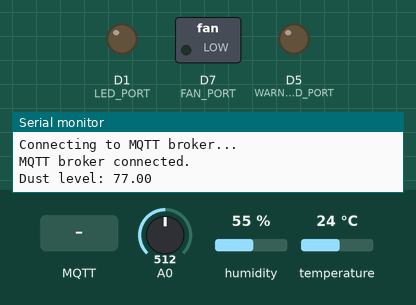
Simulated run of this sketch. Board: ESP8266 (NodeMCU). Parts: switched loads named in the sketch (green lamp = pin HIGH), output pins drawn as LEDs (lit = HIGH), the last lines printed to the serial monitor. Dashed ring = blinking. Inputs (shaded band) come from the test bench; at power-on: A0 = 512, humidity 55 %, temperature 24 °C. WiFi joins after 1.5 s; servers stay silent unless stated; random numbers use the default seed unless the sketch sets one; no MQTT or app messages arrive unless stated.

Above: at 5.2 s.
5.3 s: MQTT message "on" arrives on the first subscribed topic
At 6.4 s:
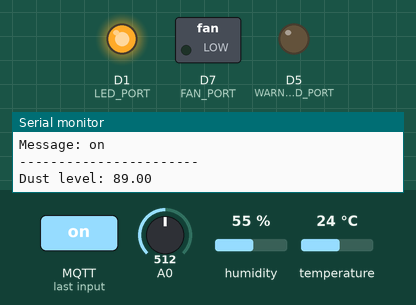
At 7.0 s:
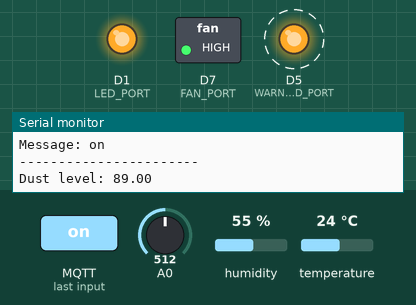
10.1 s: MQTT message "off" arrives on the first subscribed topic
14.2 s: MQTT message "1" arrives on the first subscribed topic
Timing chart, 0 to 24.3 s (numbered marks = the images above; inputs shaded):
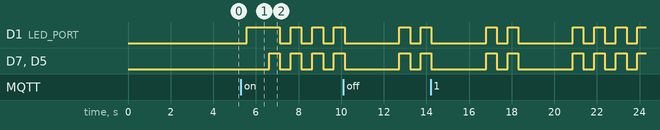

The sketch:

iot8266.ino
```cpp
#include <ESP8266WiFi.h>
#include <PubSubClient.h>
#include <DHT.h>

#define DHTTYPE DHT11
#define MIN_VALUE 25
#define MAX_VALUE 800

// Allow arduino access and manage port: sudo chmod a+rw /dev/ttyUSB0

// Devices
const char* LED_TOPIC = "esp8266/led";
const char* LED_STATE_TOPIC = "esp8266/led/state";
const int LED_PORT = D1;

const char* FAN_TOPIC = "esp8266/fan";
const char* FAN_STATE_TOPIC = "esp8266/fan/state";
const int FAN_PORT = D7;

const int WARNING_LED_PORT = D5;
const char* WARNING_LED_STATE_TOPIC = "esp8266/warning_led/state";

const char* DHT_TOPIC = "esp8266/dht";
const int DHT_PORT = D2;

// WiFi
const char *SSID = "dunglv";
const char *PASSWORD = "mmmmmmmmm";

// MQTT Broker
const char* MQTT_BROKER = "192.168.0.159";
const char* MQTT_USERNAME = "dung";
const char* MQTT_PASSWORD = "admin";
const int MQTT_PORT = 1883;

const int Analog_Pin = 0; // Analog pin A0

// Init
bool isLedOn = false;
bool isFanOn = false;
bool isWarning = false;

WiFiClient espClient;
PubSubClient mqttClient(espClient);
DHT dht(DHT_PORT, DHTTYPE);
unsigned long lastUpdate = millis();


void setup() {
    Serial.begin(9600);
    delay(2000);

    // Set LED, FAN pin as output, start DHT
    pinMode(LED_PORT, OUTPUT);
    digitalWrite(LED_PORT, LOW);
    pinMode(FAN_PORT, OUTPUT);
    digitalWrite(FAN_PORT, LOW);
    pinMode(WARNING_LED_PORT, OUTPUT);
    digitalWrite(WARNING_LED_PORT, LOW);
    dht.begin();

    // Setup connection
    setupWifiConnection();
    setupMqttBrokerConnection();
}

void loop() {
    if (!mqttClient.connected()) {
      setupMqttBrokerConnection();
    }

    if (isWarning) {
        // blink leds
        bool state = !isLedOn;
        setLedState(state);
        setFanState(state);
        setWarningLedState(state);
    }

    // handle message coming from subscribed topics
    mqttClient.loop();

    unsigned long now = millis();
    // publish data every 2 seconds
    if (now - lastUpdate >= 2000) {
        float temperature = dht.readTemperature();
        float humidity = dht.readHumidity();
        int lightSensorValue = analogRead(Analog_Pin);
        int lux = conversion(lightSensorValue);
        float dustLevel = random(70, 100);

        // update warning state
        Serial.println("Dust level: " + String(dustLevel));
        bool isNowWarning = dustLevel >= 80;
        if (!isWarning && isNowWarning) {
            isLedOn = false;
        } else if (isWarning && !isNowWarning) {
            // stop warning => reset (turn off all)
            setLedState(false);
            setFanState(false);
            setWarningLedState(false);
        }
        isWarning = isNowWarning;

        // publish sensor data
        String dhtPayload = "{\"temperature\":" + String(temperature) + ",\"humidity\":" + String(humidity) + ",\"lighting\":" + String(lux) + ",\"dustLevel\":" + String(dustLevel) + "}";
        char* buffer = new char[dhtPayload.length()+1];
        dhtPayload.toCharArray(buffer, dhtPayload.length()+1);
        mqttClient.publish(DHT_TOPIC, buffer);
        lastUpdate = now;
    }

    delay(500);
}

void setupWifiConnection() {
    WiFi.begin(SSID, PASSWORD);
    WiFi.setAutoReconnect(true);
    WiFi.persistent(true);
    Serial.println("Connecting to WiFi...");
    while (WiFi.status() != WL_CONNECTED) {
        delay(1000);
    }
    Serial.println("Wifi connected.");
}

void setupMqttBrokerConnection() {
    mqttClient.setServer(MQTT_BROKER, MQTT_PORT);
    mqttClient.setCallback(callback);
    while (!mqttClient.connected()) {
        Serial.println("Connecting to MQTT broker...");
        if (mqttClient.connect("iot-hw-esp8266", MQTT_USERNAME, MQTT_PASSWORD)) {
            Serial.println("MQTT broker connected.");
        } else {
            Serial.print("Failed with state ");
            Serial.println(mqttClient.state());
            delay(2000);
        }
    }
    mqttClient.subscribe(LED_TOPIC);
    mqttClient.subscribe(FAN_TOPIC);
}

int conversion(int sensorValue) {
    return 1024 - sensorValue;
}

void setLedState(bool isOn) {
    digitalWrite(LED_PORT, isOn ? HIGH : LOW);
    isLedOn = isOn;
    mqttClient.publish(LED_STATE_TOPIC, isOn ? "on" : "off");
}

void handleLedCommand(String command) {
    if (isWarning) return;
    if (command == "on" && !isLedOn) {
        setLedState(true);
    } else if (command == "off" && isLedOn) {
        setLedState(false);
    }
}

void setFanState(bool isOn) {
    digitalWrite(FAN_PORT, isOn ? HIGH : LOW);
    isFanOn = isOn;
    mqttClient.publish(FAN_STATE_TOPIC, isOn ? "on" : "off");
}

void handleFanCommand(String command) {
    if (isWarning) return;
    if (command == "on" && !isFanOn) {
        setFanState(true);
    } else if (command == "off" && isFanOn) {
        setFanState(false);
    }
}

void setWarningLedState(bool isOn) {
    digitalWrite(WARNING_LED_PORT, isOn ? HIGH : LOW);
    mqttClient.publish(WARNING_LED_STATE_TOPIC, isOn ? "on" : "off");
}

void callback(char* topic, byte* payload, unsigned int length) {
    Serial.print("Message arrived in topic: ");
    Serial.println(topic);
    Serial.println(topic == LED_TOPIC);
    String message;
    for (int i = 0; i < length; i++) {
        message += (char) payload[i];  // Convert *byte to string
    }
    Serial.print("Message: ");
    Serial.println(message);

    if (strcmp(topic, LED_TOPIC) == 0) {
        handleLedCommand(message);
    } else if (strcmp(topic, FAN_TOPIC) == 0) {
        handleFanCommand(message);
    }

    Serial.println();
    Serial.println("-----------------------");
}
```
